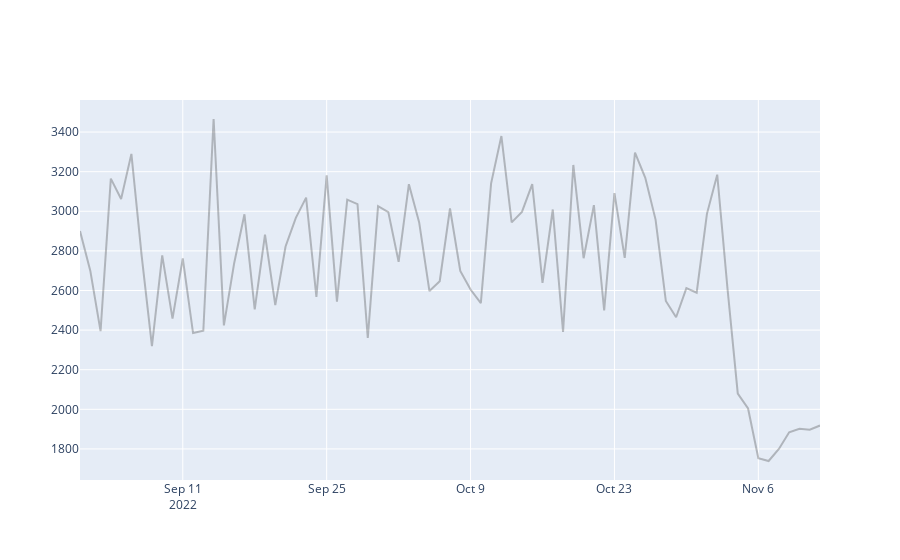

The notebook cell saved with this chart:
### Code cell
filename = 'dau.csv'
x_column = 'Date'
y_column = 'DAU'
df = load_data(filename,x_column,y_column)

df = df['2022-09-01':'2022-11-12']
plot_base_line(df,y_column)
